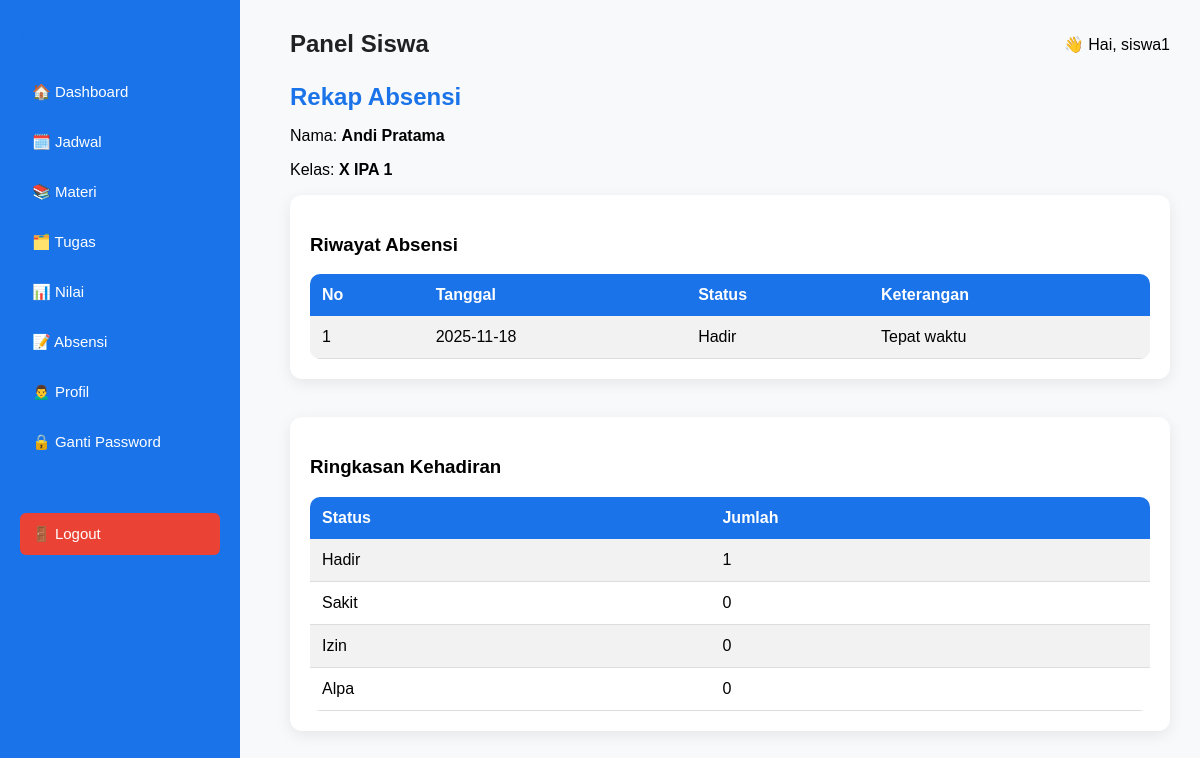
/views/siswa/absensi.php (signed in), run on the app's committed database.
### tables this page shows
CREATE TABLE `siswa` (
  `id` int(11) NOT NULL,
  `nis` varchar(20) NOT NULL,
  `nama_lengkap` varchar(100) NOT NULL,
  `email` varchar(100) DEFAULT NULL,
  `no_telp` varchar(15) DEFAULT NULL,
  `id_kelas` int(11) NOT NULL
);

CREATE TABLE `kelas` (
  `id` int(11) NOT NULL,
  `nama_kelas` varchar(50) NOT NULL,
  `id_tahun_ajaran` int(11) NOT NULL
);

CREATE TABLE `absensi` (
  `id` int(11) NOT NULL,
  `id_user` int(11) NOT NULL,
  `tanggal` date NOT NULL,
  `status` enum('Hadir','Sakit','Izin','Alpa') NOT NULL,
  `keterangan` text DEFAULT NULL,
  `jenis_absen` enum('guru','siswa') NOT NULL
);

### views/siswa/absensi.php (the view, shortened to what this page needs)
<?php
include "../../config.php";
$id_user = $_SESSION['id'];
$q = mysqli_query($conn,
"SELECT siswa.id AS id_siswa, siswa.nama_lengkap, kelas.nama_kelas
 FROM siswa
 JOIN kelas ON kelas.id = siswa.id_kelas
 JOIN users ON users.id_siswa = siswa.id
 WHERE users.id='$id_user'");
$siswa = mysqli_fetch_assoc($q);
?>
<!DOCTYPE html>
<html>
<head>
    <link rel="stylesheet" href="../../assets/css/style.css">
</head>
<body>
<?php include "sidebar.php"; ?>
<div class="content">
<?php include "header.php"; ?>
<h2>Rekap Absensi</h2>
<p>Nama: <b><?= $siswa['nama_lengkap']; ?></b></p>
<p>Kelas: <b><?= $siswa['nama_kelas']; ?></b></p>
<div class="card">
<h3>Riwayat Absensi</h3>
<table class="tabel">
    <tr>
        <th>No</th>
        <th>Tanggal</th>
        <th>Status</th>
        <th>Keterangan</th>
    </tr>
<?php
$no = 1;
$q_absen = mysqli_query($conn,
"SELECT * FROM absensi
 WHERE id_user = '$id_user'
   AND jenis_absen = 'siswa'
 ORDER BY tanggal DESC");
while($d = mysqli_fetch_assoc($q_absen)){
?>
<tr>
    <td><?= $no++; ?></td>
    <td><?= $d['tanggal']; ?></td>
    <td><?= $d['status']; ?></td>
    <td><?= $d['keterangan'] ? $d['keterangan'] : "-"; ?></td>
</tr>
<?php } ?>
</table>
</div>
<br>
<div class="card">
<h3>Ringkasan Kehadiran</h3>
<?php
$hitung = mysqli_query($conn,
"SELECT status, COUNT(*) AS total
 FROM absensi
 WHERE id_user='$id_user' AND jenis_absen='siswa'
 GROUP BY status");
$rekap = ["Hadir"=>0, "Sakit"=>0, "Izin"=>0, "Alpa"=>0];
while($r = mysqli_fetch_assoc($hitung)){
    $rekap[$r['status']] = $r['total'];
}
?>
<table class="tabel">
    <tr>
        <th>Status</th>
        <th>Jumlah</th>
    </tr>
    <tr><td>Hadir</td><td><?= $rekap["Hadir"]; ?></td></tr>
    <tr><td>Sakit</td><td><?= $rekap["Sakit"]; ?></td></tr>
    <tr><td>Izin</td><td><?= $rekap["Izin"]; ?></td></tr>
    <tr><td>Alpa</td><td><?= $rekap["Alpa"]; ?></td></tr>
</table>
</div>
</div>
</body>
</html>

### assets/css/style.css (style rules this page uses)
* { box-sizing: border-box; }
body { margin:0; padding:0; font-family:'Poppins', sans-serif; background:#F8F9FA; }
h2 { margin:0 0 10px; color:#1A73E8; }
.content { margin-left:260px; padding:30px; }
.card { background:white; padding:20px; border-radius:12px; box-shadow:0 4px 15px rgba(0,0,0,0.08); margin-bottom:20px; }
.tabel { width:100%; border-collapse:collapse; background:white; border-radius:10px; overflow:hidden; }
.tabel th { background:#1A73E8; color:white; padding:12px; text-align:left; }
.tabel td { padding:10px; border-bottom:1px solid #ddd; }
.tabel tr:nth-child(even) { background:#f2f2f2; }
.tabel td, .tabel th { padding:12px; }

### data on the page
siswa: nama_lengkap "Andi Pratama", id_kelas.nama_kelas "X IPA 1"
absensi: tanggal "2025-11-18", status "Hadir", keterangan "Tepat waktu"

### other printed values
$_SESSION['username'] "siswa1"
$rekap["Hadir"] "1"
$rekap["Sakit"] "0"
$rekap["Izin"] "0"
$rekap["Alpa"] "0"
